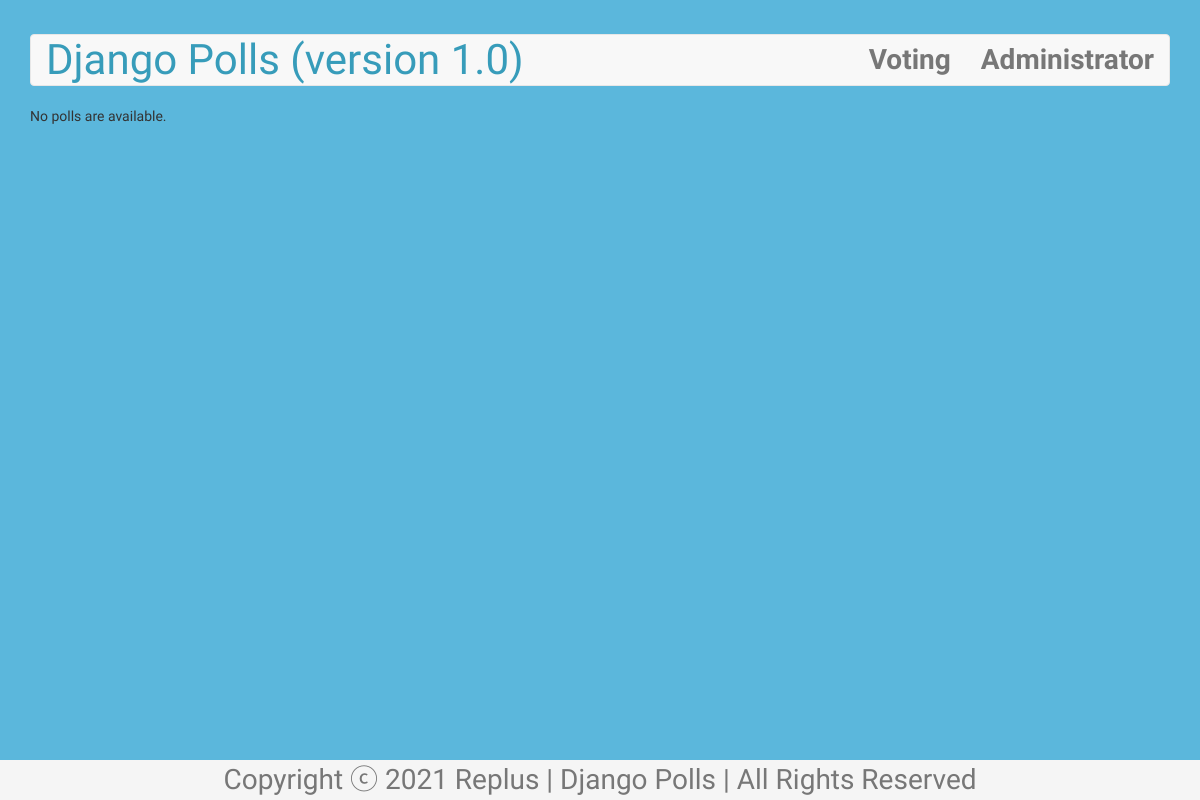
/polls/, run on an earlier commit of the app's database.
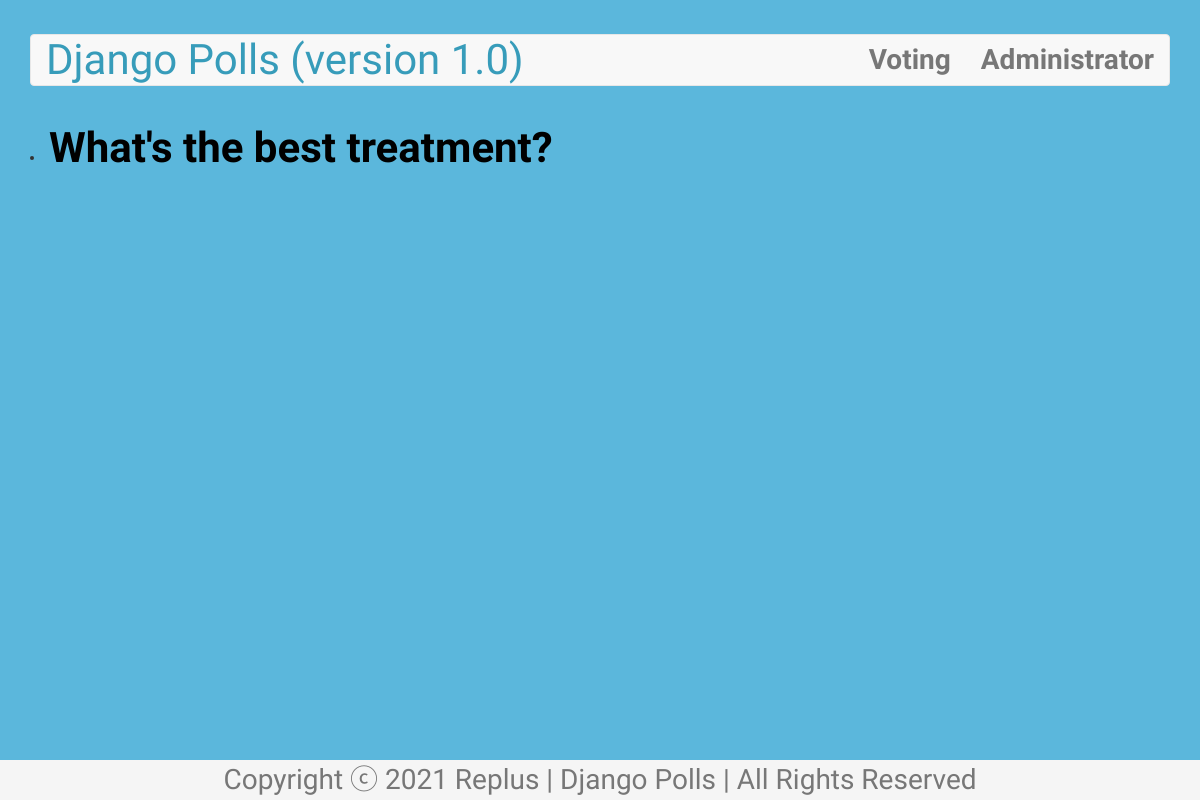
And on a later commit of the database.
### polls/models.py (models this page shows, shortened)
class Question(models.Model): # DB Table for 설문조사 주제
    question_text = models.CharField(max_length=200) # 설문조사 주제 텍스트
    pub_date = models.DateTimeField('date published') # ‘date published’ : 관리자 페이지에서 보여질 항목명
    def was_published_recently(self):
        now = timezone.now()
        return now >= self.pub_date >= now - datetime.timedelta(days=1)
    was_published_recently.boolean = True
    was_published_recently.admin_order_field = 'pub_date'
    was_published_recently.short_description = 'Published recently?'

### polls/views.py (the view)
# urls.py: path('', views.index, name='index'), # '127.0.0.1:8000/polls/' 를 받아내도록 만들어줌
def index(request):
    latest_question_list = Question.objects.order_by('-pub_date')[:5]
    context = {'latest_question_list':latest_question_list}
    return render(request, 'polls/index.html', context)

### polls/templates/polls/index.html
{% extends 'polls/base.html' %}
{% block content %}
{% if latest_question_list %}
    <ui>
        {% for question in latest_question_list %}
        <li>
            <a href="{% url 'polls:detail' question_id=question.id %}">{{ question.question_text }}</a>
        </li>
        {% endfor %}
    </ui>
    {% else %}
        <p>No polls are available.</p>
{% endif %}
{% endblock %}

What changed in the data, as far as the page shows it:
added Question: question_text "What's the best treatment?"
Also different on the page:
text no longer shown: "No polls are available."
